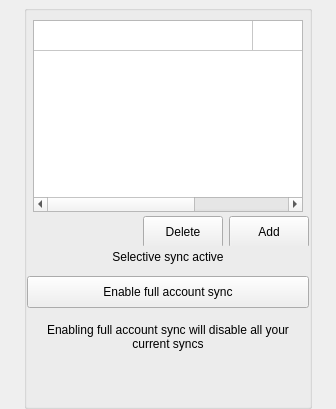
     <widget class="QWidget" name="pSyncs">
      <layout class="QVBoxLayout" name="verticalLayout_8" stretch="0">
       <property name="leftMargin">
        <number>24</number>
       </property>
       <property name="topMargin">
        <number>5</number>
       </property>
       <property name="rightMargin">
        <number>24</number>
       </property>
       <property name="bottomMargin">
        <number>0</number>
       </property>
       <item>
        <widget class="QGroupBox" name="gSyncs">
         <property name="title">
          <string/>
         </property>
         <property name="flat">
          <bool>true</bool>
         </property>
         <layout class="QVBoxLayout" name="verticalLayout_9">
          <property name="spacing">
           <number>4</number>
          </property>
          <property name="leftMargin">
           <number>0</number>
          </property>
          <property name="rightMargin">
           <number>0</number>
          </property>
          <property name="bottomMargin">
           <number>10</number>
          </property>
          <item>
           <widget class="QWidget" name="widget_9" native="true">
            <layout class="QVBoxLayout" name="verticalLayout_16">
             <property name="leftMargin">
              <number>6</number>
             </property>
             <property name="topMargin">
              <number>0</number>
             </property>
             <property name="rightMargin">
              <number>6</number>
             </property>
             <property name="bottomMargin">
              <number>0</number>
             </property>
             <item>
              <widget class="QTableWidget" name="tSyncs">
               <property name="enabled">
                <bool>true</bool>
               </property>
               <property name="styleSheet">
                <string notr="true"/>
               </property>
               <property name="frameShape">
                <enum>QFrame::StyledPanel</enum>
               </property>
               <property name="autoScroll">
                <bool>false</bool>
               </property>
               <property name="editTriggers">
                <set>QAbstractItemView::NoEditTriggers</set>
               </property>
               <property name="selectionMode">
                <enum>QAbstractItemView::SingleSelection</enum>
               </property>
               <property name="selectionBehavior">
                <enum>QAbstractItemView::SelectRows</enum>
               </property>
               <property name="textElideMode">
                <enum>Qt::ElideMiddle</enum>
               </property>
               <property name="horizontalScrollMode">
                <enum>QAbstractItemView::ScrollPerPixel</enum>
               </property>
               <property name="showGrid">
                <bool>true</bool>
               </property>
               <property name="wordWrap">
                <bool>false</bool>
               </property>
               <property name="cornerButtonEnabled">
                <bool>true</bool>
               </property>
               <attribute name="horizontalHeaderVisible">
                <bool>false</bool>
               </attribute>
               <attribute name="horizontalHeaderCascadingSectionResizes">
                <bool>true</bool>
               </attribute>
               <attribute name="horizontalHeaderDefaultSectionSize">
                <number>219</number>
               </attribute>
               <attribute name="horizontalHeaderHighlightSections">
                <bool>true</bool>
               </attribute>
               <attribute name="horizontalHeaderMinimumSectionSize">
                <number>219</number>
               </attribute>
               <attribute name="horizontalHeaderShowSortIndicator" stdset="0">
                <bool>false</bool>
               </attribute>
               <attribute name="horizontalHeaderStretchLastSection">
                <bool>false</bool>
               </attribute>
               <attribute name="verticalHeaderVisible">
                <bool>false</bool>
               </attribute>
               <attribute name="verticalHeaderCascadingSectionResizes">
                <bool>false</bool>
               </attribute>
               <attribute name="verticalHeaderDefaultSectionSize">
                <number>30</number>
               </attribute>
               <attribute name="verticalHeaderHighlightSections">
                <bool>true</bool>
               </attribute>
               <attribute name="verticalHeaderShowSortIndicator" stdset="0">
                <bool>false</bool>
               </attribute>
               <attribute name="verticalHeaderStretchLastSection">
                <bool>false</bool>
               </attribute>
               <row>
                <property name="text">
                 <string/>
                </property>
               </row>
               <column>
                <property name="text">
                 <string>Local Folder</string>
                </property>
               </column>
               <column>
                <property name="text">
                 <string>MEGA folder</string>
                </property>
               </column>
              </widget>
             </item>
            </layout>
           </widget>
          </item>
          <item>
           <widget class="QWidget" name="wSyncsButtons" native="true">
            <property name="minimumSize">
             <size>
              <width>0</width>
              <height>0</height>
             </size>
            </property>
            <property name="maximumSize">
             <size>
              <width>16777215</width>
              <height>30</height>
             </size>
            </property>
            <property name="layoutDirection">
             <enum>Qt::RightToLeft</enum>
            </property>
            <layout class="QHBoxLayout" name="horizontalLayout_6">
             <property name="leftMargin">
              <number>0</number>
             </property>
             <property name="topMargin">
              <number>0</number>
             </property>
             <property name="rightMargin">
              <number>0</number>
             </property>
             <property name="bottomMargin">
              <number>0</number>
             </property>
             <item>
              <widget class="QPushButton" name="bAdd">
               <property name="minimumSize">
                <size>
                 <width>0</width>
                 <height>32</height>
                </size>
               </property>
               <property name="maximumSize">
                <size>
                 <width>16777215</width>
                 <height>32</height>
                </size>
               </property>
               <property name="focusPolicy">
                <enum>Qt::NoFocus</enum>
               </property>
               <property name="text">
                <string>Add</string>
               </property>
               <property name="autoDefault">
                <bool>false</bool>
               </property>
              </widget>
             </item>
             <item>
              <widget class="QPushButton" name="bDelete">
               <property name="minimumSize">
                <size>
                 <width>0</width>
                 <height>32</height>
                </size>
               </property>
               <property name="maximumSize">
                <size>
                 <width>16777215</width>
                 <height>32</height>
                </size>
               </property>
               <property name="focusPolicy">
                <enum>Qt::NoFocus</enum>
               </property>
               <property name="text">
                <string>Delete</string>
               </property>
               <property name="autoDefault">
                <bool>false</bool>
               </property>
              </widget>
             </item>
             <item>
              <spacer name="hSyncs">
               <property name="orientation">
                <enum>Qt::Horizontal</enum>
               </property>
               <property name="sizeHint" stdset="0">
                <size>
                 <width>40</width>
                 <height>26</height>
                </size>
               </property>
              </spacer>
             </item>
            </layout>
           </widget>
          </item>
          <item>
           <widget class="QLabel" name="lSyncType">
            <property name="sizePolicy">
             <sizepolicy hsizetype="Preferred" vsizetype="Maximum">
              <horstretch>0</horstretch>
              <verstretch>0</verstretch>
             </sizepolicy>
            </property>
            <property name="styleSheet">
             <string notr="true">padding-bottom: 8px;</string>
            </property>
            <property name="text">
             <string>Selective sync active</string>
            </property>
            <property name="alignment">
             <set>Qt::AlignCenter</set>
            </property>
            <property name="margin">
             <number>0</number>
            </property>
           </widget>
          </item>
          <item>
           <widget class="QWidget" name="widget_8" native="true">
            <property name="minimumSize">
             <size>
              <width>0</width>
              <height>26</height>
             </size>
            </property>
            <layout class="QHBoxLayout" name="horizontalLayout_14">
             <property name="spacing">
              <number>0</number>
             </property>
             <property name="leftMargin">
              <number>0</number>
             </property>
             <property name="topMargin">
              <number>0</number>
             </property>
             <property name="rightMargin">
              <number>0</number>
             </property>
             <property name="bottomMargin">
              <number>0</number>
             </property>
             <item>
              <widget class="QPushButton" name="bSyncChange">
               <property name="sizePolicy">
                <sizepolicy hsizetype="Minimum" vsizetype="Preferred">
                 <horstretch>0</horstretch>
                 <verstretch>0</verstretch>
                </sizepolicy>
               </property>
               <property name="minimumSize">
                <size>
                 <width>0</width>
                 <height>32</height>
                </size>
               </property>
               <property name="maximumSize">
                <size>
                 <width>16777215</width>
                 <height>32</height>
                </size>
               </property>
               <property name="focusPolicy">
                <enum>Qt::NoFocus</enum>
               </property>
               <property name="styleSheet">
                <string notr="true"/>
               </property>
               <property name="text">
                <string>Enable full account sync</string>
               </property>
               <property name="autoDefault">
                <bool>false</bool>
               </property>
              </widget>
             </item>
            </layout>
           </widget>
          </item>
          <item>
           <widget class="QLabel" name="lSyncText">
            <property name="styleSheet">
             <string notr="true">margin-top: 8px;
padding-left: 20px;
padding-right: 20px;
padding-bottom: 2px;</string>
            </property>
            <property name="text">
             <string>Enabling full account sync will disable all your current syncs</string>
            </property>
            <property name="alignment">
             <set>Qt::AlignHCenter|Qt::AlignTop</set>
            </property>
            <property name="wordWrap">
             <bool>true</bool>
            </property>
           </widget>
          </item>
          <item>
           <spacer name="verticalSpacer_6">
            <property name="orientation">
             <enum>Qt::Vertical</enum>
            </property>
            <property name="sizeHint" stdset="0">
             <size>
              <width>20</width>
              <height>40</height>
             </size>
            </property>
           </spacer>
          </item>
         </layout>
        </widget>
       </item>
      </layout>
     </widget>
